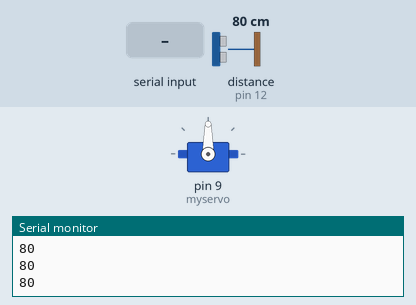
Recording of a sketch running on a simulated Arduino Uno, built with avr-gcc and run on an emulated ATmega328P. On the bench: servo, the last lines printed to the serial monitor. Inputs (shaded band) come from the test bench; at power-on: distance to the obstacle (sensor on pin 12) 80 cm. The echo pulse lasts 58.3 µs per cm.

Above: at 2.2 s.
2.3 s: byte 30 received over Serial
At 3.2 s:
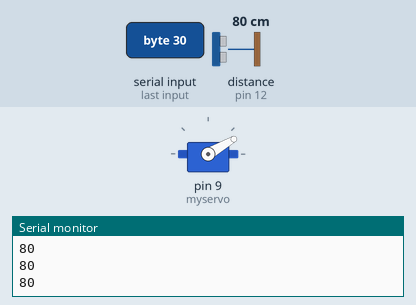
3.8 s: byte 120 received over Serial
At 5.3 s:
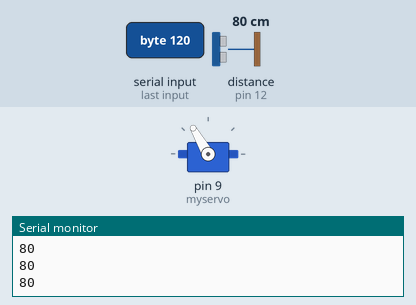
Timing chart, 0 to 6.8 s (numbered marks = the images above; inputs shaded):
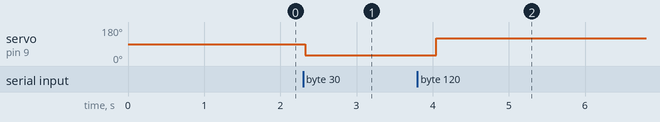

The sketch:

combined.ino
```cpp
#include <Servo.h>
#include "SR04.h"
#define TRIG_PIN 12
#define ECHO_PIN 11

Servo myservo;  // create servo object to control a servo
int pos = 90;    // variable to store the servo position

SR04 sr04 = SR04(ECHO_PIN,TRIG_PIN);
long a;

void setup() {
        Serial.begin(9600);
        myservo.attach(9); //Servo connected to D9
        delay(1000);
}

void loop() {
        a=sr04.Distance();
        Serial.println(a);
        //Serial.println("cm");
        // send data only when you receive data:
        while (Serial.available() > 0) {
                // read the incoming byte:
                int c = Serial.read();
                delay(2);
                // say what you got:
                myservo.write(c);
        }
        delay(400);
}
```

Measured:
- after the input at 2.3 s, servo on pin 9 (myservo): 90° → 30° at once
- after the input at 3.8 s, servo on pin 9 (myservo): 30° → 120° after 0.25 s
